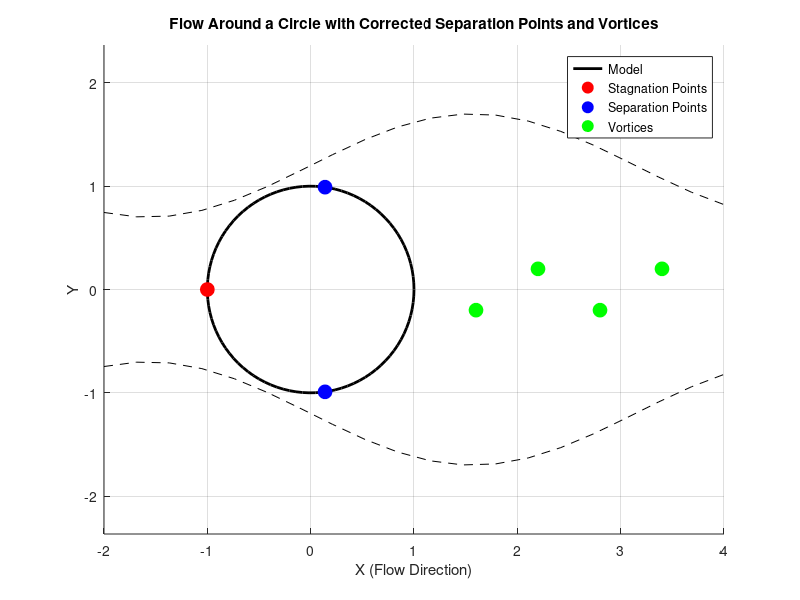

MATLAB code for this plot:
clc;
clear;
close all;

% تنظیمات کلی نمودار
theta = linspace(0, 2*pi, 100);  % برای رسم دایره
r = 1;  % شعاع دایره

% مختصات دایره
x_circle = r * cos(theta);
y_circle = r * sin(theta);

figure;
hold on;

% رسم دایره
plot(x_circle, y_circle, 'k', 'LineWidth', 2);  % دایره

% افزودن نقطه سکون (جلوی دایره)
stagnation_point = [-r, 0];
plot(stagnation_point(1), stagnation_point(2), 'ro', 'MarkerSize', 10, 'MarkerFaceColor', 'r'); 

% افزودن دو نقطه جدایش در 82 درجه و -82 درجه
angle_top = deg2rad(82);  % تبدیل 82 درجه به رادیان
angle_bottom = deg2rad(-82);  % تبدیل -82 درجه به رادیان

separation_points_x = [r * cos(angle_top), r * cos(angle_bottom)];  % نقطه جدایش بالا
separation_points_y = [r * sin(angle_top), r * sin(angle_bottom)];  % نقطه جدایش پایین
plot(separation_points_x, separation_points_y, 'bo', 'MarkerSize', 10, 'MarkerFaceColor', 'b');

% رسم گردابههای پشت دایره (در بیرون از دایره)
vortex_spacing = 0.6;  % فاصله بین گردابهها
for i = 1:4
    vortex_x = r + i * vortex_spacing;  % گردابهها در پشت دایره
    vortex_y = 0.2 * (-1)^i;  % ایجاد نوسان برای گردابهها
    plot(vortex_x, vortex_y, 'go', 'MarkerSize', 10, 'MarkerFaceColor', 'g');  % رسم گردابه
end

% رسم جریان اطراف دایره (حدسی)
x_stream = linspace(-2, 4, 20);  % خطوط جریان در جهت X
y_stream_top = 0.5 * sin(x_stream);  % خط بالا
y_stream_bottom = -0.5 * sin(x_stream);  % خط پایین

plot(x_stream, y_stream_top + 1.2, '--k');  % جریان بالا
plot(x_stream, y_stream_bottom - 1.2, '--k');  % جریان پایین

% تنظیمات نهایی نمودار
axis equal;
xlabel('X (Flow Direction)');
ylabel('Y');
title('Flow Around a Circle with Corrected Separation Points and Vortices');
legend('Model', 'Stagnation Points', 'Separation Points', 'Vortices');
grid on;
hold off;